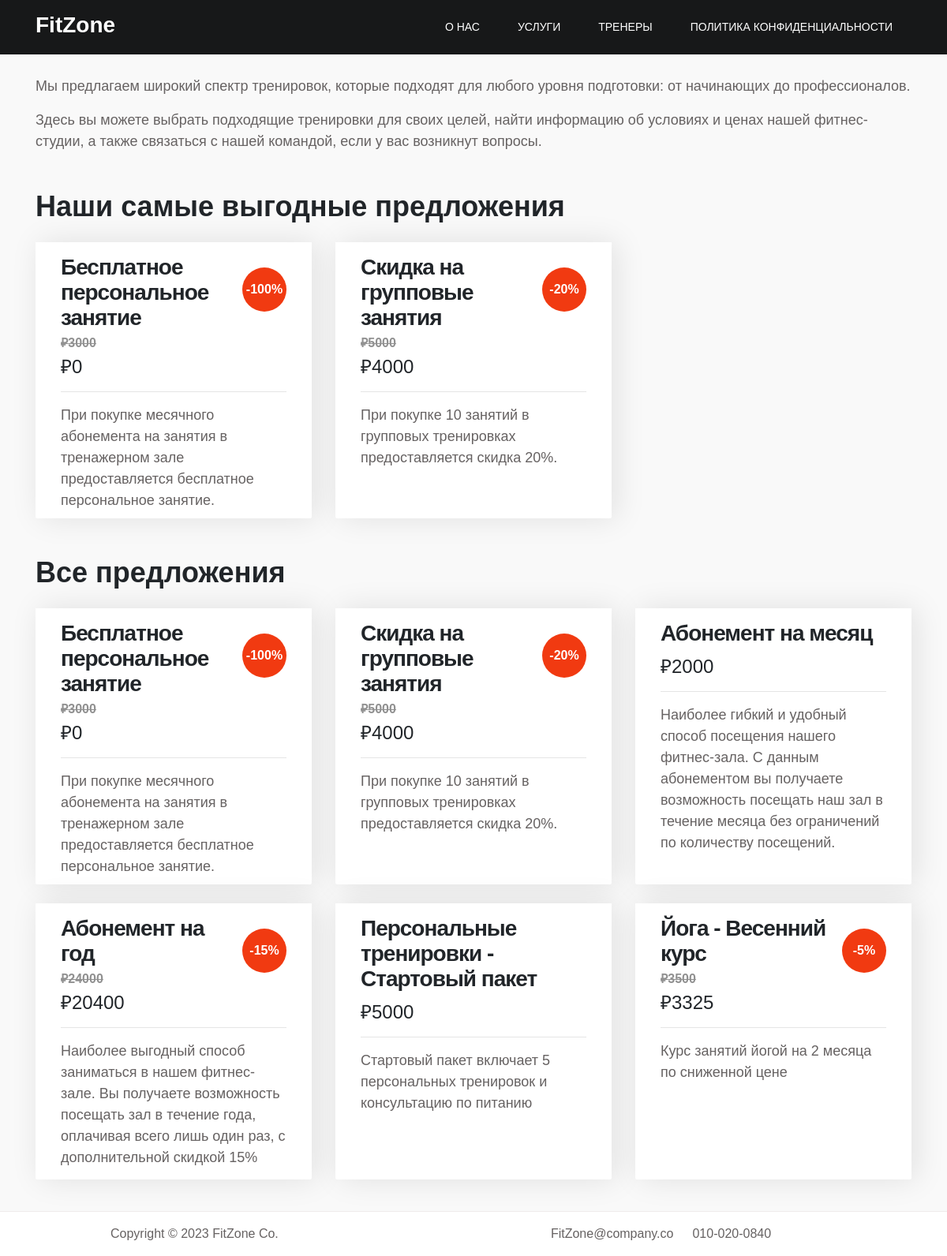
/services, run on the app's committed database.
### main/models.py (models this page shows, shortened)
class Offer(models.Model):
    title = models.CharField(max_length=255)
    description = models.TextField()
    price = models.DecimalField(max_digits=10, decimal_places=2)
    discount = models.DecimalField(max_digits=10, decimal_places=2)
    discount_price = models.DecimalField(max_digits=10, decimal_places=2)

### main/views.py (the view)
# urls.py: path('services', views.services, name='services'),
def services(request):
    offers = Offer.objects.all()
    data = {
        'offers': offers
    }
    return render(request, 'main/services.html', data)

### main/templates/main/services.html (shortened to what this page needs)
{% extends 'main/layout.html' %}
{% load static %}
{% block content %}
    <section class="services">
        <div class="container">
            <p class="mb-3">Мы предлагаем широкий спектр тренировок, которые подходят для любого уровня подготовки:
                от начинающих до профессионалов.</p>
            <p class="mb-5">Здесь вы можете выбрать подходящие тренировки для своих целей, найти информацию об
                условиях и ценах нашей фитнес-студии, а также связаться с нашей командой, если у вас возникнут
                вопросы.</p>
            <h2 class="mb-4"><strong>Наши самые выгодные предложения</strong></h2>
            <div class="row">
                {% for offer in offers %}
                    {% if offer.discount >= 20 %}
                        <div class="col-lg-4 col-md-6 mb-4">
                            <div class="class-info">
                                {% if offer.discount > 0 %}
                                    <h3 class="mb-1">{{ offer.title }}</h3>
                                    <span>
                                        <strong><del>₽{{ offer.price|floatformat }}</del></strong>
                                        <h4>₽{{ offer.discount_price|floatformat }}</h4>
                                    </span>
                                    <span class="class-price">-{{ offer.discount|floatformat }}%</span>
                                {% else %}
                                    <h3 class="mb-2 full-w">{{ offer.title }}</h3>
                                    <span><h4 class="mt-1">₽{{ offer.price|floatformat }}</h4></span>
                                {% endif %}
                                <hr>
                                <p class="mt-3">{{ offer.description }}</p>
                            </div>
                        </div>
                    {% endif %}
                {% endfor %}
            </div>
            <h2 class="mb-4 mt-4"><strong>Все предложения</strong></h2>
            <div class="row">
                {% for offer in offers %}
                    <div class="col-lg-4 col-md-6 mb-4">
                        <div class="class-info">
                            {% if offer.discount > 0 %}
                                <h3 class="mb-1">{{ offer.title }}</h3>
                                <span>
                                    <strong><del>₽{{ offer.price|floatformat }}</del></strong>
                                    <h4>₽{{ offer.discount_price|floatformat }}</h4>
                                </span>
                                <span class="class-price">-{{ offer.discount|floatformat }}%</span>
                            {% else %}
                                <h3 class="mb-2 full-w">{{ offer.title }}</h3>
                                <span><h4 class="mt-1">₽{{ offer.price|floatformat }}</h4></span>
                            {% endif %}
                            <hr>
                            <p class="mt-3">{{ offer.description }}</p>
                        </div>
                    </div>
                {% endfor %}
            </div>
        </div>
    </section>
{% endblock %}

### main/static/main/css/style.css (style rules this page uses)
:root { --primary-color: #f13a11; --white-color: #ffffff; --dark-color: #171819; --about-bg-color: #f9f9f9; --gray-color: #909090; --link-color: #404040; --p-color: #666262; --base-font-family: 'Plain', sans-serif; --font-weight-bold: bold; --font-weight-normal: normal; --font-weight-light: 300; --font-weight-thin: 100; --h1-font-size: 48px; --h2-font-size: 36px; --h3-font-size: 28px; --h4-font-size: 24px; --h5-font-size: 22px; --h6-font-size: 22px; --p-font-size: 18px; --base-font-size: 16px; --menu-font-size: 14px; --border-radius-large: 100%; --border-radius-small: 2px; }
body { background: var(--white-color); font-family: var(--base-font-family); }
h1, h2, h3, h4, h5, h6 { font-weight: var(--font-weight-thin); line-height: normal; }
h2 { font-size: var(--h2-font-size); font-weight: var(--font-weight-bold); letter-spacing: -2px; }
h3 { font-size: var(--h3-font-size); font-weight: var(--font-weight-bold); letter-spacing: -1px; margin: 0; }
h4 { font-size: var(--h4-font-size); }
p { color: var(--p-color); font-size: var(--p-font-size); font-weight: var(--font-weight-light); line-height: 1.5em; }
b, strong { font-weight: var(--font-weight-bold); letter-spacing: 0; }
.class-info { background: var(--white-color); box-shadow: 6px 0 38px rgba(20, 20, 20, 0.10); border-radius: 0 0 2px 2px; padding: 1rem 2rem; position: relative; height: 350px; }
.class-info strong { color: var(--gray-color); }
.class-price { background: var(--primary-color); border-radius: var(--border-radius-large); color: var(--white-color); font-weight: var(--font-weight-bold); display: block; position: absolute; top: 2rem; right: 2rem; width: 3.5rem; height: 3.5rem; line-height: 3.5rem; text-align: center; }
.mb-1 { padding: 0 4rem 0 0; }
.full-w { padding: 0; }
.policy, .about-page, .services { background: var(--about-bg-color); padding: 6rem 0 1rem 0; }

### data on the page
Offer: title "Бесплатное персональное занятие", price "3000", discount_price "0", discount "100", description "При покупке месячного абонемента на занятия в тренажерном зале предоставляется бесплатное персональное занятие."
Offer: title "Скидка на групповые занятия", price "5000", discount_price "4000", discount "20", description "При покупке 10 занятий в групповых тренировках предоставляется скидка 20%."
Offer: title "Абонемент на месяц", price "2000", description "Наиболее гибкий и удобный способ посещения нашего фитнес-зала. С данным абонементом вы получаете возможность посещать наш зал в течение месяца без ограничений по количеству посещений."
Offer: title "Абонемент на год", price "24000", discount_price "20400", discount "15", description "Наиболее выгодный способ заниматься в нашем фитнес-зале. Вы получаете возможность посещать зал в течение года, оплачивая всего лишь один раз, с дополнительной скидкой 15%"
Offer: title "Персональные тренировки - Стартовый пакет", price "5000", description "Стартовый пакет включает 5 персональных тренировок и консультацию по питанию"
Offer: title "Йога - Весенний курс", price "3500", discount_price "3325", discount "5", description "Курс занятий йогой на 2 месяца по сниженной цене"
